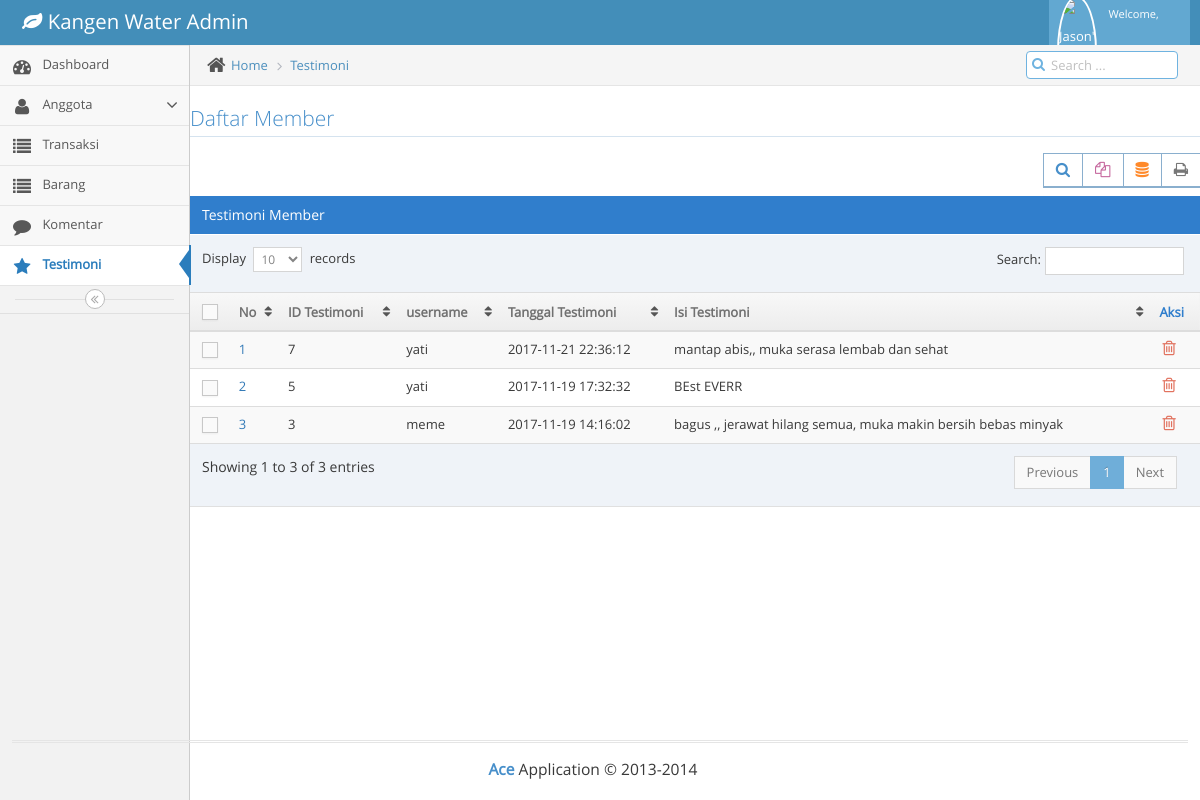
Screenshot of /index.php/dashboard/Testimoni with the database file from the repository.
### tables this page shows
CREATE TABLE `testimoni` (
  `id_testimoni` int(5) NOT NULL,
  `username` varchar(50) NOT NULL,
  `waktu_testimoni` timestamp NOT NULL DEFAULT CURRENT_TIMESTAMP,
  `isi_testimoni` varchar(200) NOT NULL,
  `id_barang` int(5) NOT NULL
);

CREATE TABLE `member` (
  `username` varchar(50) NOT NULL,
  `password` varchar(50) NOT NULL,
  `email` varchar(50) NOT NULL,
  `foto` varchar(30) NOT NULL,
  `nama` varchar(30) NOT NULL,
  `tanggal_lahir` varchar(30) NOT NULL,
  `alamat` varchar(30) NOT NULL,
  `no_hp` varchar(14) NOT NULL,
  `waktu_regis` timestamp NOT NULL DEFAULT CURRENT_TIMESTAMP
);

### application/controllers/Dashboard.php (called while the page is built, shortened)
<?php
class Dashboard extends CI_Controller
{
	function __construct()
	{
		$this->load->model('MemberModel');
		$this->load->model('TransaksiModel');
		$this->load->model('KomentarModel');
		$this->load->model('TestimoniModel');
		$this->load->model('AdminModel');
		$this->load->model('OrderModel');
		$this->load->model('BarangModel');
	}
	function Testimoni(){
		$data['semuatesti'] = $this->TestimoniModel->tampil_testimoni_semua();
		$this->load->view('Admin/Testimoni',$data);
	}
}
?>

### index.php (called while the page is built, shortened)
<?php
require_once BASEPATH.'core/CodeIgniter.php';

### application/models/TestimoniModel.php (called while the page is built, shortened)
<?php
class TestimoniModel extends CI_model
{
	function tampil_testimoni_semua(){
            $query = $this->db->get();
            return $query->result();
	}
}

### application/views/Admin/Testimoni.php (the view, shortened to what this page needs)
<?php
$data['alamat']="
<li class='active'><a href='".site_url('Dashboard/Testimoni')."'>Testimoni</a></li>";
$this->load->view('Admin/Header',$data); ?>
<div class="row">
	<div class="col-xs-12">
		<h3 class="header smaller lighter blue">Daftar Member</h3>
		<div class="clearfix">
			<div class="pull-right tableTools-container"></div>
		</div>
		<div class="table-header">
			Testimoni Member
					</div>
		<div>
			<table id="dynamic-table" class="table table-striped">
				<thead>
					<tr>
						<th class="center">
							<label class="pos-rel">
								<span class="lbl"></span>
							</label>
						</th>
						<th>No</th>
						<th>ID Testimoni</th>
						<th>username</th>
						<th>Tanggal Testimoni</th>
						<th>Isi Testimoni</th>
						<th>Aksi</th>
					</tr>
				</thead>
				<tbody>
					<?php foreach ($semuatesti as $key => $value) {?>
					<tr>
						<td class="center">
							<label class="pos-rel">
								<span class="lbl"></span>
							</label>
						</td>
						<td>
							<a href="#"><?php echo $key+1 ?></a>
						</td>
						<td><?php echo $value->id_testimoni ?></td>
						<td class="hidden-480"><?php echo $value->username ?></td>
						<td><?php echo $value->waktu_testimoni ?></td>
						<td class="hidden-480">
							<?php echo $value->isi_testimoni ?>
						</td>
						<td>
							<div class="hidden-sm hidden-xs action-buttons">
								<a class="red" href="<?php echo site_url('Dashboard/DeleteTestimoni/'.$value->id_testimoni) ?>">
									<i class="ace-icon fa fa-trash-o bigger-130"></i>
								</a>
							</div>
						</td>
					</tr>
				<?php } ?>
</tbody>
			</table>
		</div>
	</div>
</div>
</div>
</div>
</div>
<div class="footer">
	<div class="footer-inner">
		<div class="footer-content">
			<span class="bigger-120">
				<span class="blue bolder">Ace</span>
				Application &copy; 2013-2014
			</span>
		</div>
	</div>
</div>
	</body>
	</html>

### rows the page displays
testimoni: id_testimoni "7", member.username "yati", waktu_testimoni "2017-11-21 22:36:12", isi_testimoni "mantap abis,, muka serasa lembab dan sehat"
testimoni: id_testimoni "5", member.username "yati", waktu_testimoni "2017-11-19 17:32:32", isi_testimoni "BEst EVERR"
testimoni: id_testimoni "3", member.username "meme", waktu_testimoni "2017-11-19 14:16:02", isi_testimoni "bagus ,, jerawat hilang semua, muka makin bersih bebas minyak"
